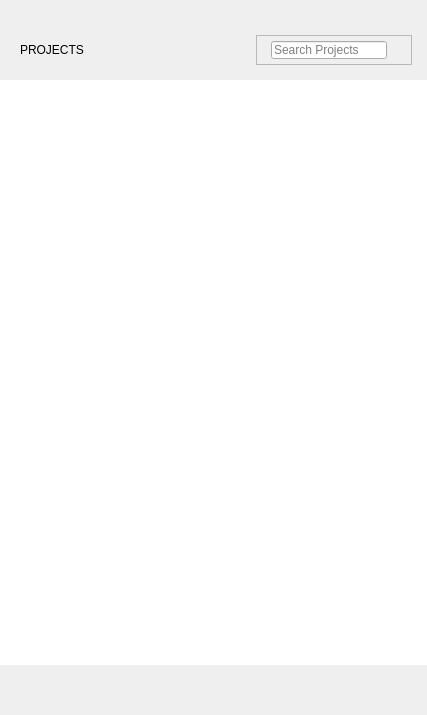
<?xml version="1.0" encoding="UTF-8"?>
<ui version="4.0">
 <class>DesktopWindow</class>
 <widget class="QMainWindow" name="DesktopWindow">
  <property name="geometry">
   <rect>
    <x>0</x>
    <y>0</y>
    <width>427</width>
    <height>715</height>
   </rect>
  </property>
  <property name="mouseTracking">
   <bool>true</bool>
  </property>
  <property name="windowTitle">
   <string>ShotGrid</string>
  </property>
  <property name="windowIcon">
   <iconset resource="resources.qrc">
    <normaloff>:/tk-desktop/default_systray_icon.png</normaloff>:/tk-desktop/default_systray_icon.png</iconset>
  </property>
  <property name="dockNestingEnabled">
   <bool>false</bool>
  </property>
  <property name="unifiedTitleAndToolBarOnMac">
   <bool>false</bool>
  </property>
  <widget class="QWidget" name="center">
   <property name="sizePolicy">
    <sizepolicy hsizetype="Preferred" vsizetype="Preferred">
     <horstretch>0</horstretch>
     <verstretch>0</verstretch>
    </sizepolicy>
   </property>
   <property name="mouseTracking">
    <bool>true</bool>
   </property>
   <layout class="QVBoxLayout" name="border_layout">
    <property name="spacing">
     <number>0</number>
    </property>
    <property name="leftMargin">
     <number>0</number>
    </property>
    <property name="topMargin">
     <number>0</number>
    </property>
    <property name="rightMargin">
     <number>0</number>
    </property>
    <property name="bottomMargin">
     <number>0</number>
    </property>
    <item>
     <widget class="QWidget" name="banners" native="true">
      <property name="autoFillBackground">
       <bool>true</bool>
      </property>
      <layout class="QVBoxLayout" name="verticalLayout_4">
       <property name="spacing">
        <number>1</number>
       </property>
       <property name="leftMargin">
        <number>0</number>
       </property>
       <property name="topMargin">
        <number>0</number>
       </property>
       <property name="rightMargin">
        <number>0</number>
       </property>
       <property name="bottomMargin">
        <number>0</number>
       </property>
      </layout>
     </widget>
    </item>
    <item>
     <widget class="QFrame" name="header">
      <property name="frameShape">
       <enum>QFrame::NoFrame</enum>
      </property>
      <property name="frameShadow">
       <enum>QFrame::Raised</enum>
      </property>
      <layout class="QHBoxLayout" name="horizontalLayout_2" stretch="0,0">
       <property name="spacing">
        <number>20</number>
       </property>
       <property name="leftMargin">
        <number>20</number>
       </property>
       <property name="topMargin">
        <number>0</number>
       </property>
       <property name="rightMargin">
        <number>20</number>
       </property>
       <property name="bottomMargin">
        <number>0</number>
       </property>
       <item>
        <layout class="QHBoxLayout" name="tabs"/>
       </item>
       <item>
        <spacer name="header_spacer_5">
         <property name="orientation">
          <enum>Qt::Horizontal</enum>
         </property>
         <property name="sizeHint" stdset="0">
          <size>
           <width>40</width>
           <height>20</height>
          </size>
         </property>
        </spacer>
       </item>
      </layout>
     </widget>
    </item>
    <item>
     <widget class="QStackedWidget" name="tab_view">
      <widget class="QStackedWidget" name="apps_tab">
       <property name="currentIndex">
        <number>0</number>
       </property>
       <widget class="QWidget" name="project_browser_page">
        <layout class="QVBoxLayout" name="verticalLayout">
         <property name="spacing">
          <number>0</number>
         </property>
         <property name="leftMargin">
          <number>0</number>
         </property>
         <property name="topMargin">
          <number>0</number>
         </property>
         <property name="rightMargin">
          <number>0</number>
         </property>
         <property name="bottomMargin">
          <number>0</number>
         </property>
         <item>
          <widget class="QFrame" name="subheader">
           <property name="sizePolicy">
            <sizepolicy hsizetype="Preferred" vsizetype="Minimum">
             <horstretch>0</horstretch>
             <verstretch>0</verstretch>
            </sizepolicy>
           </property>
           <property name="maximumSize">
            <size>
             <width>16777215</width>
             <height>60</height>
            </size>
           </property>
           <property name="frameShape">
            <enum>QFrame::NoFrame</enum>
           </property>
           <property name="frameShadow">
            <enum>QFrame::Plain</enum>
           </property>
           <property name="lineWidth">
            <number>1</number>
           </property>
           <property name="midLineWidth">
            <number>0</number>
           </property>
           <layout class="QHBoxLayout" name="horizontalLayout">
            <property name="spacing">
             <number>15</number>
            </property>
            <property name="leftMargin">
             <number>20</number>
            </property>
            <property name="topMargin">
             <number>15</number>
            </property>
            <property name="rightMargin">
             <number>15</number>
            </property>
            <property name="bottomMargin">
             <number>15</number>
            </property>
            <item>
             <widget class="QLabel" name="subheader_label">
              <property name="mouseTracking">
               <bool>true</bool>
              </property>
              <property name="focusPolicy">
               <enum>Qt::WheelFocus</enum>
              </property>
              <property name="text">
               <string>PROJECTS</string>
              </property>
              <property name="textInteractionFlags">
               <set>Qt::NoTextInteraction</set>
              </property>
             </widget>
            </item>
            <item>
             <spacer name="spacer">
              <property name="orientation">
               <enum>Qt::Horizontal</enum>
              </property>
              <property name="sizeHint" stdset="0">
               <size>
                <width>40</width>
                <height>20</height>
               </size>
              </property>
             </spacer>
            </item>
            <item>
             <widget class="QFrame" name="search_frame">
              <property name="toolTip">
               <string>Search Projects</string>
              </property>
              <property name="frameShape">
               <enum>QFrame::StyledPanel</enum>
              </property>
              <property name="frameShadow">
               <enum>QFrame::Raised</enum>
              </property>
              <property name="collapsed" stdset="0">
               <bool>false</bool>
              </property>
              <layout class="QHBoxLayout" name="horizontalLayout_6">
               <property name="spacing">
                <number>2</number>
               </property>
               <property name="leftMargin">
                <number>5</number>
               </property>
               <property name="topMargin">
                <number>5</number>
               </property>
               <property name="rightMargin">
                <number>5</number>
               </property>
               <property name="bottomMargin">
                <number>5</number>
               </property>
               <item>
                <widget class="QLabel" name="search_magnifier">
                 <property name="sizePolicy">
                  <sizepolicy hsizetype="Fixed" vsizetype="Fixed">
                   <horstretch>0</horstretch>
                   <verstretch>0</verstretch>
                  </sizepolicy>
                 </property>
                 <property name="maximumSize">
                  <size>
                   <width>17</width>
                   <height>17</height>
                  </size>
                 </property>
                 <property name="toolTip">
                  <string>Search Projects</string>
                 </property>
                 <property name="text">
                  <string/>
                 </property>
                 <property name="pixmap">
                  <pixmap resource="resources.qrc">:/tk-desktop/search_dark.png</pixmap>
                 </property>
                 <property name="scaledContents">
                  <bool>true</bool>
                 </property>
                </widget>
               </item>
               <item>
                <widget class="QLineEdit" name="search_text">
                 <property name="toolTip">
                  <string>Search Projects</string>
                 </property>
                 <property name="placeholderText">
                  <string>Search Projects</string>
                 </property>
                </widget>
               </item>
               <item>
                <widget class="QPushButton" name="search_button">
                 <property name="sizePolicy">
                  <sizepolicy hsizetype="Fixed" vsizetype="Fixed">
                   <horstretch>0</horstretch>
                   <verstretch>0</verstretch>
                  </sizepolicy>
                 </property>
                 <property name="maximumSize">
                  <size>
                   <width>17</width>
                   <height>17</height>
                  </size>
                 </property>
                 <property name="focusPolicy">
                  <enum>Qt::NoFocus</enum>
                 </property>
                 <property name="toolTip">
                  <string>Clear search</string>
                 </property>
                 <property name="text">
                  <string/>
                 </property>
                 <property name="icon">
                  <iconset resource="resources.qrc">
                   <normaloff>:/tk-desktop/icon_inbox_clear.png</normaloff>:/tk-desktop/icon_inbox_clear.png</iconset>
                 </property>
                 <property name="iconSize">
                  <size>
                   <width>17</width>
                   <height>17</height>
                  </size>
                 </property>
                 <property name="flat">
                  <bool>true</bool>
                 </property>
                </widget>
               </item>
              </layout>
             </widget>
            </item>
           </layout>
          </widget>
         </item>
         <item>
          <widget class="ActionListView" name="projects">
           <property name="sizePolicy">
            <sizepolicy hsizetype="MinimumExpanding" vsizetype="MinimumExpanding">
             <horstretch>0</horstretch>
             <verstretch>0</verstretch>
            </sizepolicy>
           </property>
           <property name="mouseTracking">
            <bool>true</bool>
           </property>
           <property name="focusPolicy">
            <enum>Qt::NoFocus</enum>
           </property>
           <property name="frameShape">
            <enum>QFrame::NoFrame</enum>
           </property>
           <property name="frameShadow">
            <enum>QFrame::Plain</enum>
           </property>
           <property name="lineWidth">
            <number>0</number>
           </property>
           <property name="horizontalScrollBarPolicy">
            <enum>Qt::ScrollBarAsNeeded</enum>
           </property>
           <property name="autoScroll">
            <bool>false</bool>
           </property>
           <property name="editTriggers">
            <set>QAbstractItemView::NoEditTriggers</set>
           </property>
           <property name="showDropIndicator" stdset="0">
            <bool>false</bool>
           </property>
           <property name="selectionMode">
            <enum>QAbstractItemView::SingleSelection</enum>
           </property>
           <property name="verticalScrollMode">
            <enum>QAbstractItemView::ScrollPerPixel</enum>
           </property>
           <property name="movement">
            <enum>QListView::Static</enum>
           </property>
           <property name="flow">
            <enum>QListView::LeftToRight</enum>
           </property>
           <property name="isWrapping" stdset="0">
            <bool>true</bool>
           </property>
           <property name="resizeMode">
            <enum>QListView::Adjust</enum>
           </property>
           <property name="layoutMode">
            <enum>QListView::SinglePass</enum>
           </property>
           <property name="spacing">
            <number>5</number>
           </property>
           <property name="viewMode">
            <enum>QListView::IconMode</enum>
           </property>
           <property name="uniformItemSizes">
            <bool>false</bool>
           </property>
           <property name="selectionRectVisible">
            <bool>false</bool>
           </property>
          </widget>
         </item>
        </layout>
       </widget>
       <widget class="QWidget" name="project_page">
        <layout class="QVBoxLayout" name="verticalLayout_2" stretch="0,0,0">
         <property name="spacing">
          <number>0</number>
         </property>
         <property name="leftMargin">
          <number>0</number>
         </property>
         <property name="topMargin">
          <number>0</number>
         </property>
         <property name="rightMargin">
          <number>0</number>
         </property>
         <property name="bottomMargin">
          <number>0</number>
         </property>
         <item>
          <widget class="QFrame" name="project_subheader">
           <property name="sizePolicy">
            <sizepolicy hsizetype="Preferred" vsizetype="Preferred">
             <horstretch>0</horstretch>
             <verstretch>0</verstretch>
            </sizepolicy>
           </property>
           <property name="maximumSize">
            <size>
             <width>16777215</width>
             <height>60</height>
            </size>
           </property>
           <property name="frameShape">
            <enum>QFrame::NoFrame</enum>
           </property>
           <property name="frameShadow">
            <enum>QFrame::Plain</enum>
           </property>
           <property name="lineWidth">
            <number>1</number>
           </property>
           <property name="midLineWidth">
            <number>0</number>
           </property>
           <layout class="QHBoxLayout" name="horizontalLayout_4">
            <property name="spacing">
             <number>0</number>
            </property>
            <property name="leftMargin">
             <number>0</number>
            </property>
            <property name="topMargin">
             <number>0</number>
            </property>
            <property name="rightMargin">
             <number>0</number>
            </property>
            <property name="bottomMargin">
             <number>0</number>
            </property>
            <item>
             <widget class="QPushButton" name="spacer_button_1">
              <property name="sizePolicy">
               <sizepolicy hsizetype="Fixed" vsizetype="Expanding">
                <horstretch>0</horstretch>
                <verstretch>0</verstretch>
               </sizepolicy>
              </property>
              <property name="minimumSize">
               <size>
                <width>10</width>
                <height>0</height>
               </size>
              </property>
              <property name="maximumSize">
               <size>
                <width>10</width>
                <height>16777215</height>
               </size>
              </property>
              <property name="baseSize">
               <size>
                <width>10</width>
                <height>0</height>
               </size>
              </property>
              <property name="focusPolicy">
               <enum>Qt::NoFocus</enum>
              </property>
              <property name="text">
               <string/>
              </property>
              <property name="flat">
               <bool>true</bool>
              </property>
             </widget>
            </item>
            <item>
             <widget class="QPushButton" name="project_arrow">
              <property name="maximumSize">
               <size>
                <width>30</width>
                <height>62</height>
               </size>
              </property>
              <property name="focusPolicy">
               <enum>Qt::NoFocus</enum>
              </property>
              <property name="toolTip">
               <string>Back to Projects</string>
              </property>
              <property name="text">
               <string/>
              </property>
              <property name="icon">
               <iconset resource="resources.qrc">
                <normaloff>:/tk-desktop/back_arrow.png</normaloff>:/tk-desktop/back_arrow.png</iconset>
              </property>
              <property name="iconSize">
               <size>
                <width>20</width>
                <height>20</height>
               </size>
              </property>
              <property name="flat">
               <bool>true</bool>
              </property>
             </widget>
            </item>
            <item>
             <spacer name="horizontalSpacer_2">
              <property name="orientation">
               <enum>Qt::Horizontal</enum>
              </property>
              <property name="sizeHint" stdset="0">
               <size>
                <width>40</width>
                <height>20</height>
               </size>
              </property>
             </spacer>
            </item>
            <item>
             <widget class="QLabel" name="project_icon">
              <property name="sizePolicy">
               <sizepolicy hsizetype="Minimum" vsizetype="Expanding">
                <horstretch>0</horstretch>
                <verstretch>0</verstretch>
               </sizepolicy>
              </property>
              <property name="maximumSize">
               <size>
                <width>42</width>
                <height>42</height>
               </size>
              </property>
              <property name="text">
               <string/>
              </property>
              <property name="pixmap">
               <pixmap resource="resources.qrc">:/tk-desktop/missing_thumbnail_project.png</pixmap>
              </property>
              <property name="scaledContents">
               <bool>true</bool>
              </property>
              <property name="margin">
               <number>5</number>
              </property>
             </widget>
            </item>
            <item>
             <widget class="QLabel" name="project_name">
              <property name="sizePolicy">
               <sizepolicy hsizetype="Preferred" vsizetype="MinimumExpanding">
                <horstretch>0</horstretch>
                <verstretch>0</verstretch>
               </sizepolicy>
              </property>
              <property name="maximumSize">
               <size>
                <width>280</width>
                <height>16777215</height>
               </size>
              </property>
              <property name="text">
               <string>Project</string>
              </property>
              <property name="margin">
               <number>5</number>
              </property>
             </widget>
            </item>
            <item>
             <spacer name="horizontalSpacer_3">
              <property name="orientation">
               <enum>Qt::Horizontal</enum>
              </property>
              <property name="sizeHint" stdset="0">
               <size>
                <width>40</width>
                <height>20</height>
               </size>
              </property>
             </spacer>
            </item>
            <item>
             <widget class="QToolButton" name="project_menu">
              <property name="focusPolicy">
               <enum>Qt::NoFocus</enum>
              </property>
              <property name="toolTip">
               <string>Project Menu</string>
              </property>
              <property name="icon">
               <iconset resource="resources.qrc">
                <normaloff>:/tk-desktop/down_arrow.png</normaloff>:/tk-desktop/down_arrow.png</iconset>
              </property>
              <property name="iconSize">
               <size>
                <width>20</width>
                <height>20</height>
               </size>
              </property>
              <property name="popupMode">
               <enum>QToolButton::InstantPopup</enum>
              </property>
             </widget>
            </item>
            <item>
             <widget class="QPushButton" name="spacer_button_4">
              <property name="sizePolicy">
               <sizepolicy hsizetype="Fixed" vsizetype="Expanding">
                <horstretch>0</horstretch>
                <verstretch>0</verstretch>
               </sizepolicy>
              </property>
              <property name="minimumSize">
               <size>
                <width>10</width>
                <height>0</height>
               </size>
              </property>
              <property name="maximumSize">
               <size>
                <width>10</width>
                <height>16777215</height>
               </size>
              </property>
              <property name="baseSize">
               <size>
                <width>10</width>
                <height>0</height>
               </size>
              </property>
              <property name="focusPolicy">
               <enum>Qt::NoFocus</enum>
              </property>
              <property name="text">
               <string/>
              </property>
              <property name="flat">
               <bool>true</bool>
              </property>
             </widget>
            </item>
           </layout>
          </widget>
         </item>
         <item>
          <widget class="QFrame" name="configuration_frame">
           <property name="frameShape">
            <enum>QFrame::NoFrame</enum>
           </property>
           <property name="frameShadow">
            <enum>QFrame::Plain</enum>
           </property>
           <layout class="QHBoxLayout" name="horizontalLayout_8" stretch="1,1,1">
            <property name="spacing">
             <number>0</number>
            </property>
            <property name="leftMargin">
             <number>0</number>
            </property>
            <property name="topMargin">
             <number>0</number>
            </property>
            <property name="rightMargin">
             <number>0</number>
            </property>
            <property name="bottomMargin">
             <number>0</number>
            </property>
            <item>
             <spacer name="horizontalSpacer">
              <property name="orientation">
               <enum>Qt::Horizontal</enum>
              </property>
              <property name="sizeHint" stdset="0">
               <size>
                <width>150</width>
                <height>20</height>
               </size>
              </property>
             </spacer>
            </item>
            <item>
             <widget class="QLabel" name="configuration_name">
              <property name="text">
               <string>Configuration Name</string>
              </property>
              <property name="alignment">
               <set>Qt::AlignCenter</set>
              </property>
             </widget>
            </item>
            <item>
             <widget class="QLabel" name="configuration_label">
              <property name="text">
               <string>CONFIGURATION</string>
              </property>
              <property name="alignment">
               <set>Qt::AlignRight|Qt::AlignTrailing|Qt::AlignVCenter</set>
              </property>
             </widget>
            </item>
           </layout>
          </widget>
         </item>
         <item>
          <widget class="QScrollArea" name="command_panel_area">
           <property name="styleSheet">
            <string notr="true">QScrollArea {
border: 0, 0, 0, 0
}</string>
           </property>
           <property name="widgetResizable">
            <bool>true</bool>
           </property>
           <property name="alignment">
            <set>Qt::AlignLeading|Qt::AlignLeft|Qt::AlignTop</set>
           </property>
           <widget class="QWidget" name="scrollAreaWidgetContents_3">
            <property name="geometry">
             <rect>
              <x>0</x>
              <y>0</y>
              <width>100</width>
              <height>30</height>
             </rect>
            </property>
           </widget>
          </widget>
         </item>
        </layout>
       </widget>
      </widget>
     </widget>
    </item>
    <item>
     <widget class="QFrame" name="footer">
      <property name="mouseTracking">
       <bool>true</bool>
      </property>
      <property name="frameShape">
       <enum>QFrame::NoFrame</enum>
      </property>
      <property name="frameShadow">
       <enum>QFrame::Plain</enum>
      </property>
      <layout class="QHBoxLayout" name="horizontalLayout_3">
       <property name="spacing">
        <number>0</number>
       </property>
       <property name="leftMargin">
        <number>10</number>
       </property>
       <property name="topMargin">
        <number>5</number>
       </property>
       <property name="rightMargin">
        <number>10</number>
       </property>
       <property name="bottomMargin">
        <number>5</number>
       </property>
       <item>
        <widget class="QPushButton" name="shotgun_button">
         <property name="sizePolicy">
          <sizepolicy hsizetype="Minimum" vsizetype="Preferred">
           <horstretch>0</horstretch>
           <verstretch>0</verstretch>
          </sizepolicy>
         </property>
         <property name="minimumSize">
          <size>
           <width>106</width>
           <height>40</height>
          </size>
         </property>
         <property name="maximumSize">
          <size>
           <width>106</width>
           <height>40</height>
          </size>
         </property>
         <property name="mouseTracking">
          <bool>true</bool>
         </property>
         <property name="focusPolicy">
          <enum>Qt::NoFocus</enum>
         </property>
         <property name="toolTip">
          <string>Open in ShotGrid</string>
         </property>
         <property name="icon">
          <iconset resource="resources.qrc">
           <normaloff>:/tk-desktop/shotgun_logo_light_medium.png</normaloff>:/tk-desktop/shotgun_logo_light_medium.png</iconset>
         </property>
         <property name="iconSize">
          <size>
           <width>102</width>
           <height>32</height>
          </size>
         </property>
         <property name="flat">
          <bool>true</bool>
         </property>
        </widget>
       </item>
       <item>
        <spacer name="footer_spacer">
         <property name="orientation">
          <enum>Qt::Horizontal</enum>
         </property>
         <property name="sizeHint" stdset="0">
          <size>
           <width>173</width>
           <height>20</height>
          </size>
         </property>
        </spacer>
       </item>
       <item>
        <widget class="QPushButton" name="user_button">
         <property name="sizePolicy">
          <sizepolicy hsizetype="Fixed" vsizetype="Fixed">
           <horstretch>0</horstretch>
           <verstretch>0</verstretch>
          </sizepolicy>
         </property>
         <property name="minimumSize">
          <size>
           <width>40</width>
           <height>40</height>
          </size>
         </property>
         <property name="maximumSize">
          <size>
           <width>40</width>
           <height>40</height>
          </size>
         </property>
         <property name="mouseTracking">
          <bool>true</bool>
         </property>
         <property name="focusPolicy">
          <enum>Qt::NoFocus</enum>
         </property>
         <property name="toolTip">
          <string>User menu</string>
         </property>
         <property name="text">
          <string/>
         </property>
         <property name="icon">
          <iconset resource="resources.qrc">
           <normaloff>:/tk-desktop/default_user_thumb.png</normaloff>:/tk-desktop/default_user_thumb.png</iconset>
         </property>
         <property name="iconSize">
          <size>
           <width>30</width>
           <height>30</height>
          </size>
         </property>
         <property name="flat">
          <bool>true</bool>
         </property>
        </widget>
       </item>
      </layout>
     </widget>
    </item>
   </layout>
  </widget>
  <action name="actionQuit">
   <property name="text">
    <string>Quit</string>
   </property>
   <property name="toolTip">
    <string>Quit</string>
   </property>
   <property name="shortcut">
    <string>Ctrl+Q</string>
   </property>
   <property name="shortcutVisibleInContextMenu">
    <bool>true</bool>
   </property>
  </action>
  <action name="actionPin_to_Menu">
   <property name="text">
    <string>Pin to Menu</string>
   </property>
  </action>
  <action name="actionSign_Out">
   <property name="text">
    <string>Sign Out</string>
   </property>
  </action>
  <action name="actionKeep_on_Top">
   <property name="checkable">
    <bool>true</bool>
   </property>
   <property name="text">
    <string>Keep on Top</string>
   </property>
  </action>
  <action name="actionProject_Filesystem_Folder">
   <property name="text">
    <string>Project Filesystem Folder</string>
   </property>
  </action>
  <action name="actionShow_Console">
   <property name="text">
    <string>Show Console</string>
   </property>
   <property name="toolTip">
    <string>Show the logging console.</string>
   </property>
  </action>
  <action name="actionRefresh_Projects">
   <property name="text">
    <string>Refresh Projects</string>
   </property>
   <property name="toolTip">
    <string>Refreshes the project information.</string>
   </property>
  </action>
  <action name="actionAdvanced_Project_Setup">
   <property name="text">
    <string>Advanced project setup...</string>
   </property>
   <property name="toolTip">
    <string>Launch the classic project setup wizard</string>
   </property>
  </action>
  <action name="actionHelp">
   <property name="text">
    <string>Help</string>
   </property>
  </action>
  <action name="actionRegenerate_Certificates">
   <property name="text">
    <string>Regenerate Certificates</string>
   </property>
   <property name="toolTip">
    <string>Regenerates browser integration certificates</string>
   </property>
  </action>
 </widget>
 <customwidgets>
  <customwidget>
   <class>ActionListView</class>
   <extends>QListView</extends>
   <header>..action_list_view.h</header>
  </customwidget>
 </customwidgets>
 <tabstops>
  <tabstop>projects</tabstop>
  <tabstop>user_button</tabstop>
  <tabstop>search_button</tabstop>
  <tabstop>search_text</tabstop>
 </tabstops>
 <resources>
  <include location="resources.qrc"/>
 </resources>
 <connections/>
</ui>
